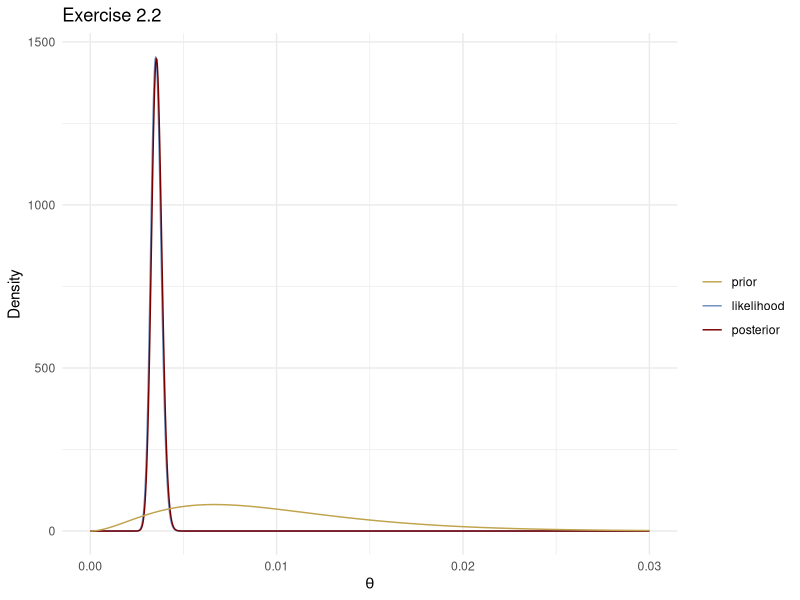
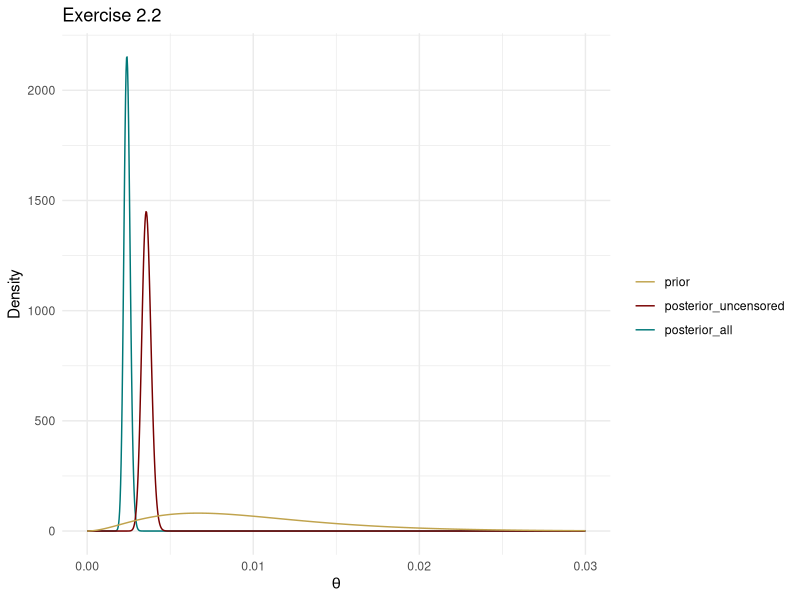

Here is the R script that generated these plots, in order:
## ---- chunk 1
#| echo: false
#| output: false
colors = c("#6C8EBF", "#c0a34d", "#780000","#007878","#B5C6DF","#EADAAA","#AE6666")
## ---- chunk 2
#| output: false
library(tidyverse) # loads data manipulation and visualization packages
library(survival) # loads the lung cancer data as `lung`
## ---- chunk 3
# Summarize the data needed for the posterior, filter out censored data
data_summary <- lung %>% filter(status == 2) %>% summarize(n = n(), sum_x = sum(time))
## ---- chunk 4
# Set up prior hyperparameters
alpha_prior <- 3   # shape parameter
beta_prior <- 300  # rate parameter

# Compute posterior hyperparameters
alpha_post <- alpha_prior + data_summary$n  
beta_post <- beta_prior + data_summary$sum_x   
## ---- chunk 5
# Plot the prior and posterior densities, and the (normalized) likelihood as a bon 
thetaGrid <- seq(0, 0.03, length.out = 1000)
prior_density <- dgamma(thetaGrid, shape = alpha_prior, rate = beta_prior)
likelihood_density <- dgamma(thetaGrid, shape = data_summary$n, rate = data_summary$sum_x)
posterior_density <- dgamma(thetaGrid, shape = alpha_post, rate = beta_post)

df <- data.frame(
  thetaGrid = thetaGrid, 
  prior = prior_density, 
  likelihood = likelihood_density,
  posterior = posterior_density
)

df_long <- df %>% pivot_longer(-thetaGrid, names_to = "density_type", values_to = "density")

# Plot using ggplot2
ggplot(df_long) +
  aes(x = thetaGrid, y = density, color = density_type) +
  geom_line() +
  scale_colour_manual(
    breaks = c("prior", "likelihood", "posterior"), 
    values = c(colors[2], colors[1], colors[3])) +
  labs(title = "Exercise 2.2", x = expression(theta), y = "Density", color = "") + 
  theme_minimal()
## ---- chunk 6
# Summarize the data needed for the posterior, grouped by `status`:
data_summary <- lung %>% group_by(status) %>% summarize(n = n(), sum_x = sum(time))
## ---- chunk 7
# Set up prior hyperparameters
alpha_prior <- 3   # shape parameter
beta_prior <- 300  # rate parameter

# Compute posterior hyperparameters - only uncensored data
alpha_post_u <- alpha_prior + data_summary$n[2] # second row is uncensored data (status = 2)  
beta_post_u <- beta_prior + data_summary$sum_x[2] # sum over uncensored observations

# Compute posterior hyperparameters - all data
alpha_post_all <- alpha_prior + data_summary$n[2] # note: this is still n_u 
beta_post_all <- beta_prior + sum(data_summary$sum_x) # sum over all observations   
## ---- chunk 8
# Plot the prior and the two posterior densities 
thetaGrid <- seq(0, 0.03, length.out = 1000)
prior_density <- dgamma(thetaGrid, shape = alpha_prior, rate = beta_prior)
posterior_density_u <- dgamma(thetaGrid, shape = alpha_post_u, rate = beta_post_u)
posterior_density_all <- dgamma(thetaGrid, shape = alpha_post_all, rate = beta_post_all)


df <- data.frame(
  thetaGrid = thetaGrid, 
  prior = prior_density, 
  posterior_uncensored = posterior_density_u,
  posterior_all = posterior_density_all
)

df_long <- df %>% pivot_longer(-thetaGrid, names_to = "density_type", values_to = "density")

# Plot using ggplot2
ggplot(df_long) +
  aes(x = thetaGrid, y = density, color = density_type) +
  geom_line() +
  scale_colour_manual(
    breaks = c("prior", "posterior_uncensored", "posterior_all"), 
    values = c(colors[2], colors[3], colors[4])) +
  labs(title = "Exercise 2.2", x = expression(theta), y = "Density", color = "") + 
  theme_minimal()
